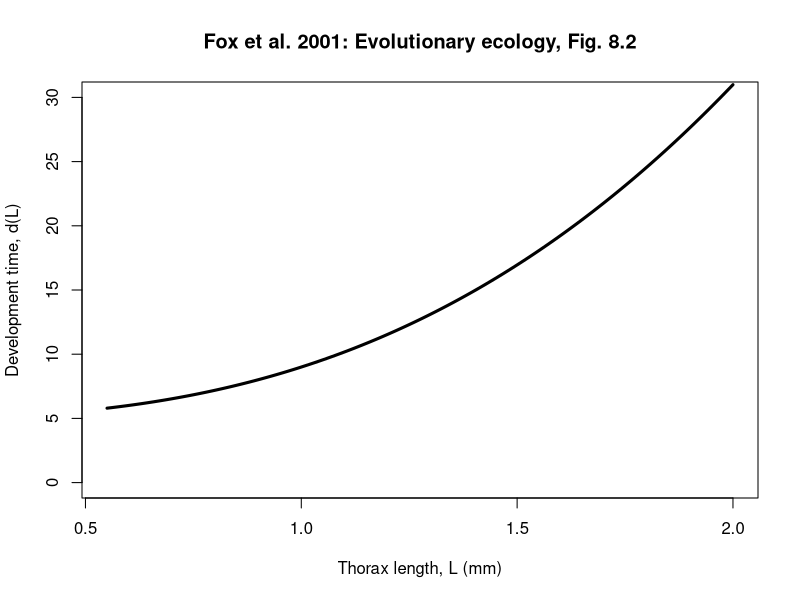
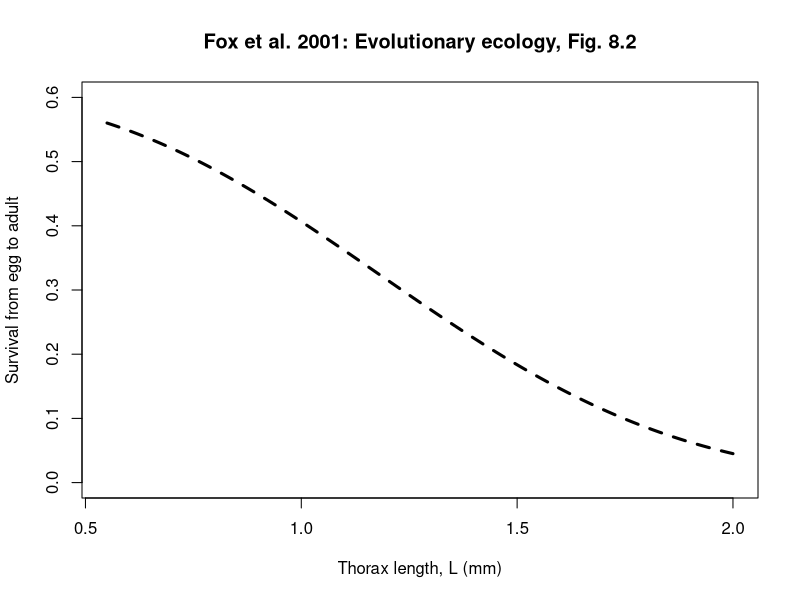
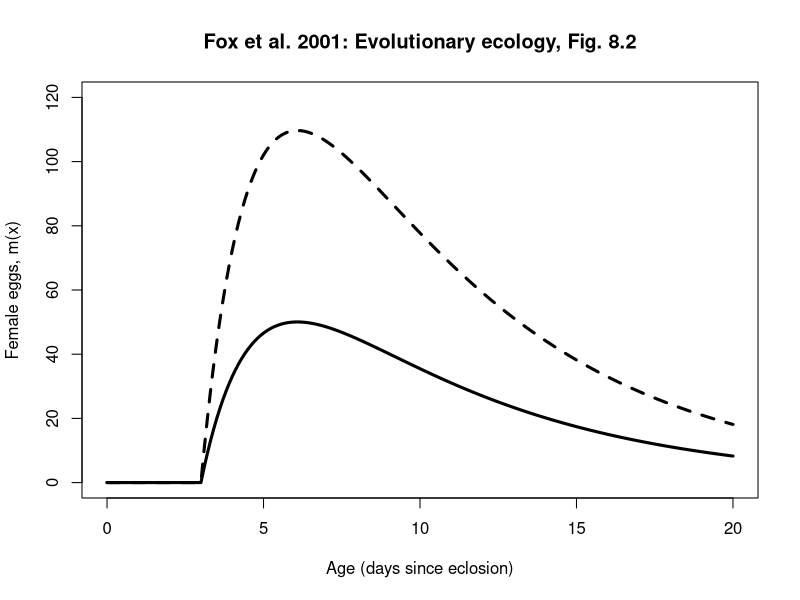
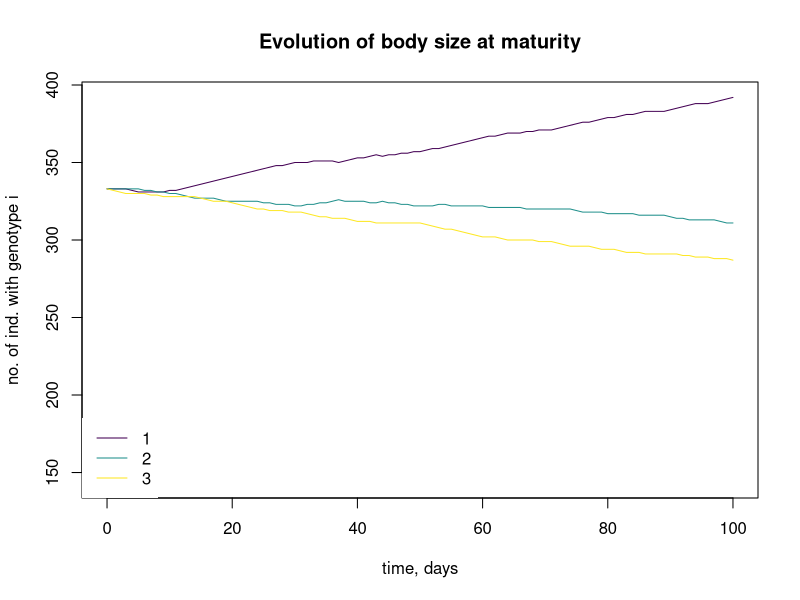

These charts were generated, in order, by the following R code:
## ---- chunk 1
# EVOLUTION OF AGE AND SIZE AT MATURITY IN DROSOPHILA
#__________________________

# Based on the section beginning on p107 of Fox et al. Evolutionary Ecology.
# https://ebookcentral.proquest.com/lib/mun/detail.action?docID=430289

# Remove all objects from the workspace: usually start with this
rm(list=ls())

# Load a package that provides a color palette
# You'll need to install this
require(viridis)

# The number of time steps to run the simulation
# You can change 100 to a different number if you would like
total.time = 100

# Larval mortality rate
# ---------------------
# To figure out that the larval mortality rate was 0.1 individuals per time,
# I tried to reproduce Figure 8.2 from Fox et al: I tried different values of
# l0 until I got a graph that gave reasonable "Survival from egg to adult"
# probabilities as a function of thorax length (see below)
l0 = .1

# Adult mortality rate
# --------------------
# I couldn't find any information on the adult mortality rate so I just
# guessed that adult mortality was 1/2 larval mortality. You could change
# this number, but I'd expect that adult mortality is less than larval.
l1 = l0*0.5

# Population size
#----------------
# This simulation considers evolution in a population that,
# for the most part, doesn't change in size. The population size should be relatively
# large or the evolutionary outcome will be affected by genetic drift.
# Although, Fox et al. 2001 states that their results apply to population growth with
# no density dependence, computation will become very slow if the number of
# individuals is allowed to become very large. To avoid this we assume a fixed population
# size with one birth and one death in a time step.
Popn.Size=1000

# Genotypes
#----------
# Create a list of gentoypes/phenotypes that are present in the population
# The list of numbers below is the thorax size in millimeters. The list below
# considers 3 different genotypes, which correspond to thorax lengths of
# 1mm, 2mm, and 3mm. Your list of genotypes can consist of more than 3
# genotypes, and you can choose different values for your computational experiments.
genotypes.list = c(1,2,3)

# The number of genotypes
Number.genotypes = length(genotypes.list)

# The different genotypes are assembled into a dataframe where different
# facts about these genotypes can be added, for example, the development
# time to reach a particular lenghth at maturity.
genotypes = data.frame(id=1,L=genotypes.list[1])

# Each genotype is given an "id" named by its position in genotypes.list.
for(i in seq(2,Number.genotypes)){
  genotypes = rbind(genotypes,c(id = i,L=genotypes.list[i]))
}

# The development time function
#-----------------------------
# The time to reach maturity (i.e. be reproductive) is determined by the length
# at maturity, for example, if the length at maturity is quite large, then
# it will take more days to reach maturity
Development = function(L){
  # The graph provided in Fox et al. 2001 Fig. 8.2 was used to estimate the
  # parameters d0, d1, and d2.
  d0 =4
  d1 = 2.7
  d2 = 5
  # The formula for D, is equation 8.3 on p107 of Fox et al. 2001
  D = d0*L^d1 + d2
  return(D)
}

# Make a graph of development time versus thorax length
#-----------------------
# Make a list of thorax lengths at maturity to go on the x-axis
Lvec = seq(.55,2,.01)
# Now make a graph: on the y-axis are the develpment times for different lengths
# at maturity, on the x-axis are the lengths
plot(Lvec,Development(Lvec),typ="l", lwd=3, ylim = c(0,30), xlim = c(0.55,2), xlab = "Thorax length, L (mm)", ylab = "Development time, d(L)", main = "Fox et al. 2001: Evolutionary ecology, Fig. 8.2")

# Make a graph of the proportion of larvae surviving to maturity as a function
# of thorax length at maturity
#-----------------------------------------------------------
# Every day, there is the same rate of larval mortality, l0, however,
# when the size at maturity is bigger, it takes more days to reach maturity and
# so the probability of dying before reaching the adult stage is higher.
# The equation for the proportion of larvae surviving to adulthood is similiar
# to equation 8.5 in Fox et al. 2001. This graph was used to estimate,
# l0, based on its agreement with Figure 8.2 in Fox et al. 2001
plot(Lvec,exp(-l0*Development(Lvec)),typ="l", lty=2, lwd=3, xlim=c(0.55,2), ylim = c(0,.6), xlab = "Thorax length, L (mm)", ylab = "Survival from egg to adult", main = "Fox et al. 2001: Evolutionary ecology, Fig. 8.2")

# Now we calculate the development time for each of the genotypes and add
# this information to the dataframe summarizing the genotypes
Develop.time = Development(genotypes$L)
genotypes = cbind(genotypes,Develop.time)

# Define the characteristics of all indviduals in the population initially
#------------------------------------------------------------
genotype = NULL
develop.time = NULL
L = NULL
age = NULL

# We begin with all genotypes equally abundant. Run this code below:
for(i in seq(1,Number.genotypes)){
  genotype = c(genotype,rep(i,Popn.Size/Number.genotypes))
  develop.time=c(develop.time,rep(genotypes$Develop.time[i],Popn.Size/Number.genotypes))
  L = c(L,rep(genotypes$Develop.time[i],Popn.Size/Number.genotypes))
  age=c(age,rep(0,Popn.Size/Number.genotypes))
}

# The loop above is used to create a dataframe "Popn" that lists all the
# individuals in the population, their genotype, their age, and the aspects
# of life history that derive from size at maturity, L, i.e. development time
Popn = data.frame(cbind(genotype=genotype,age=age,L=L,develop.time))

# Fecundity is a function of body size at maturity and age:
Fecundity = function(a,L){
  # The parameters weren't given in Fox et al., so I did a bunch of algebra and
  # graphing to figure out what the parameters could be to reproduce Fig. 8.2
  # in Fox et al. I assumed that small implied L = 0.6mm and large implied L = 1.6mm.
  m1 = .45
  # m2: x-intercept
  m2 = 3
  m3 = .15
  m5 = .8
  m4 = 250
  # m0 is described in the text below equation 8.4
  m0 = m4*L^m5
  # m is equation 8.4 on p107
  m = m0*(1-exp(-m1*(a-m2)))*exp(-m3*a)
  # fecundity should not be less than zero
  m[m<0] = 0
  return(m)
}

# Graph age (days) versus female eggs
#------------------------------------
# Vector of ages to plot on the x-axis
avec = seq(0,20,.1)
# The values on the y-axis are given by evaluating the Fecundity function
# for L = 0.6mm (small) and L=1.6mm (large)
plot(avec,Fecundity(avec,0.6), typ="l", lwd=3,ylim = c(0,120), xlab = "Age (days since eclosion)", ylab = "Female eggs, m(x)", main = "Fox et al. 2001: Evolutionary ecology, Fig. 8.2")
lines(avec, Fecundity(avec,1.6), lwd=3, lty=2)

# For the population dynamics, we assume that at each time step one individual dies
# and one individual reproduces making an offspring with the same genotype but
# with age 0. This is called the DB model (death then birth) and I have assumed
# the population has a fixed size (if at least one individual can reproduce).
# Every inidividual in the population gets a "score" for their chance of dying:
# l0 is assigned to all larvae, and l1 to all adults. Any individual dies in
# proportion to its "dscore" based on these mortality rates.

# Setting dscore and bscore = age is preallocation to get the correct size, since bscore
# and dscore will have the same length as the number of individuals in the population.

dscore = age

# Each individual is assinged a "bscore" that reflects their chance of reproducing.
# If the individual has yet to reach reproductive age, then bscore is 0 for them. For all
# individuals that have reach reproductive age, their "bscore" is in proportion to
# their fecundity as determined by the Fecundity() function: depending on their
# age and size at maturity

bscore = age

# At each time step, we count all the individuals with a particular
# genotype, and record these counts in a matrix "Number". Below is
# preallocation, and setting the correct value at t=0 before we let the dynamics
# evolve over time.
Number = matrix(0,total.time+1,1+Number.genotypes)
Number[1,]=c(0,t(unname(table(Popn$genotype))))

# Before we enter the loop, time is set equal to 0. In the loop, Time will
# be incremented with every iteration of the loop
Time = 0

# Run the temporal dynamics to reveal the changes in genotype
# frequency
for(t in seq(1,total.time)){
# Each individual has a corresponding dscore, based on whether the
# individual is a larvae or an adult:
dscore[Popn$age>=Popn$develop.time] = l1
dscore[Popn$age<Popn$develop.time] = l0
# cum.dscore: divide up a number line into intervals with length proportional to the
# dscore for each individual
cum.dscore = cumsum(dscore)
# r1: choose a random number. This random number corresponds to an interval of cum.dscore associated
# with a given individual. Based on this random number an individual is selected to
# die: the individual that dies is randomly choosen, but in proportion its mortality rate.
r1 = runif(1, 0, cum.dscore[length(Popn[,1])])
# ind.d: identifies that row position in the Popn matrix of the individual that will die.
ind.d = min(which(cum.dscore>r1))
# The line of code below removes the individual that experiences the mortality from the population.
Popn = Popn[-ind.d,]
# Below, we re-index the rows so there is not a missing index value.
row.names(Popn) = seq(1,length(Popn[,1]))
# bscore: bscore is zero....
bscore =rep(0,length(Popn[,1]))
# ... unless the individual is an adult. Being an adult is defined as having an age greater than
# the development time needed to reach maturity. Given that an individual is an adult
# their fecundity score is given by the Fecundity() function, which depends on the individuals age and size.
bscore[Popn$age>=Popn$develop.time]=Fecundity(Popn$age[Popn$age>=Popn$develop.time],Popn$L[Popn$age>=Popn$develop.time])

# cum.bscore: break-up a number line so that intervals are proportional to
# the bscore
cum.bscore = cumsum(bscore)
if(cum.bscore[length(Popn[,1])]>0){
# Choose a random number to select the individual that reproduces, in proportion to their bscore.
r1 = runif(1, 0, cum.bscore[length(Popn[,1])])
# ind.b: the row corresponding the individual that is selected to reproduce
ind.b = min(which(cum.bscore>r1))
# Create a new individual with: the same genotype id as the parent; age = 0; the same length at maturity
# as the parent; and the same development time as the parent.
new.ind = c(Popn$genotype[ind.b], 0,Popn$L[ind.b],Popn$develop.time[ind.b])
# Add the new individual to the population
Popn = rbind(Popn,new.ind)
# Fix up the row index names
row.names(Popn) = seq(1,length(Popn[,1]))
}
# For one iteration of the loop, how much does time increment? One idea
# was to base this on the time for one mortality to occur, which is given
# by under a Gillespie algorithm implementation, however, this seemed
# to give the evolution of very small L, so I commented it out.
# dt = -log(runif(1))/cum.dscore[length(Popn[,1])]
# Let's assume that each iteration of the loop corresponds to one day
dt=1

# The new value of Time (upon the completion of this iteration of the loop)
# is the old value of Time (from the previous iteration of the loop) + dt.
Time = Time+dt
# As time progresses, individuals age too.
Popn$age = Popn$age+dt
# Count up the number of individuals with each genotype currently in the population.
# the table() function gives the counts that are non-zero and so the role of the first
# instance of "genotypes.count" is to assign 0 for the all the genotypes that are not
# observed.
genotypes.count = rep(0,Number.genotypes)
genotypes.summary = table(Popn$genotype)
genotypes.count[as.numeric(names(genotypes.summary))]=unname(genotypes.summary)
# Record the time, and the number of individuals with each genotype.
Number[t+1,] = c(Time, genotypes.count)
}

# Plot the results
#----------------
# Fix the color palette, so that we can make a legend that will be
# correct for a variable number of genotypes
Colours = viridis(Number.genotypes)
plot(Number[,1], Number[,2], typ="l", col = Colours[1], ylim = c(min(Number[,2:(Number.genotypes+1)])/2,max(Number[,2:(Number.genotypes+1)])), xlab = "time, days", ylab = "no. of ind. with genotype i", main = "Evolution of body size at maturity")
for(i in seq(2,Number.genotypes)){
lines(Number[,1], Number[,i+1], typ="l", col = Colours[i])
}
par(xpd=TRUE)
legend("bottomleft", legend = genotypes$L, col=Colours, lty = rep(1,Number.genotypes),box.lwd = 0)

# SOME NOTES
#-----------
# 1. The outcome of the evolutionary dynamics are quite sensitive to the choice of
#   dt, which was made arbitrarily.
# 2. The initial condition starts with only larvae, and so for the first few iterations
#    of the loop there is no reproduction. During this time, the population decreases in size
#    and it is only once at least one individual is an adult, that reproduction begins and
#    the population size stabilizes. Therefore, whatever the value of "Popn.Size" the population
#    will actually stabilize at a value a bit lower than this.
# 3. The graph shows the length at maturity. If you would like to know the development
#    time, you need to type > Development(L0) into the console, where L0 is a number
#    corresponding to the length at maturity you want to know the corresponding development
#    time for.
# 4. You can make a graph for "Female eggs, m(x)" for a given length maturity, L0 by
#    using the following commands:
#  avec = seq(0,20,.1)
#  plot(avec,Fecundity(avec,L0), typ="l", lwd=3,ylim = c(0,120), xlab = "Age (days since eclosion)", ylab = "Female eggs, m(x)")

